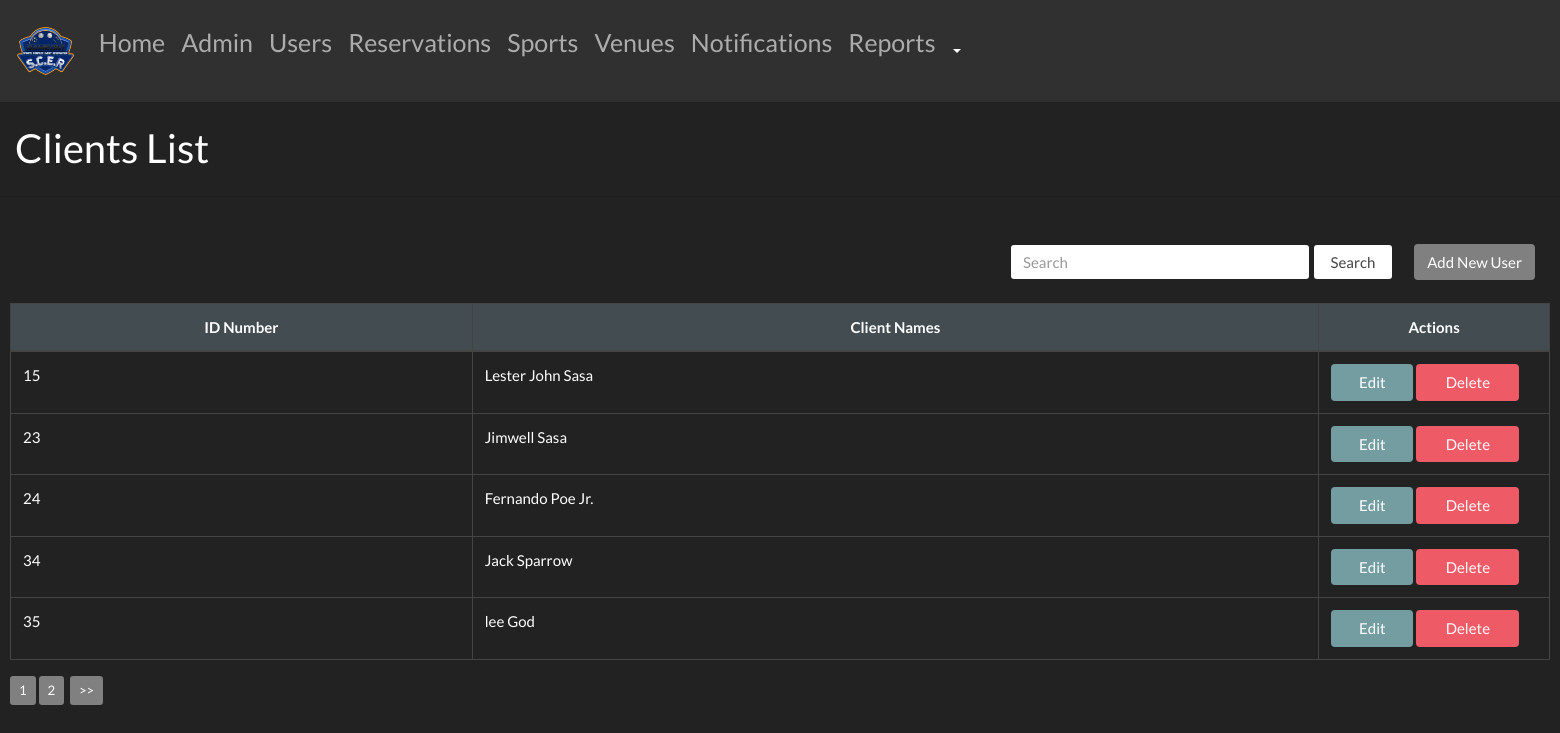
The app's page /admin/userActive.php (signed in) with its own data.
### tables this page shows
CREATE TABLE `users` (
  `IDnumber` int(30) NOT NULL,
  `firstName` varchar(50) NOT NULL,
  `middleName` varchar(50) NOT NULL,
  `lastName` varchar(50) NOT NULL,
  `address` varchar(50) NOT NULL,
  `contactNumber` varchar(50) NOT NULL,
  `username` varchar(20) NOT NULL,
  `password` varchar(50) NOT NULL,
  `dateadded` date NOT NULL DEFAULT '0000-00-00',
  `userType` varchar(50) NOT NULL DEFAULT 'User',
  `accStatus` varchar(50) NOT NULL DEFAULT 'Active'
);

### classes/users.php (called while the page is built, shortened)
<?php
class Users{
	private $conn;
	function __construct($db){
		$this->conn = $db;
	}
	function viewSearchResult($from_record_num, $records_per_page){
		$searchLike="%".$this->searchValue. "%";
		$query="SELECT * FROM users WHERE IDnumber LIKE ? OR firstName LIKE ? OR middleName LIKE ? OR lastName LIKE ? OR address LIKE ? ORDER BY IDnumber LIMIT {$from_record_num}, {$records_per_page}";
		$stmt=$this->conn->prepare($query);
		$stmt->bindparam(1,$searchLike);
		$stmt->bindParam(2,$searchLike);
		$stmt->bindParam(3,$searchLike);
		$stmt->bindParam(4,$searchLike);
		$stmt->bindParam(5,$searchLike);
		$stmt->execute();
		return $stmt;
	}
	public function countSearchResult(){
		$searchLike="%".$this->searchValue. "%";
		$query="SELECT * FROM users WHERE IDnumber LIKE ? OR firstName LIKE ? OR middleName LIKE ? OR lastName LIKE ? OR address LIKE ? ORDER BY IDnumber";
		$stmt=$this->conn->prepare($query);
		$stmt->bindparam(1,$searchLike);
		$stmt->bindParam(2,$searchLike);
		$stmt->bindParam(3,$searchLike);
		$stmt->bindParam(4,$searchLike);
		$stmt->bindParam(5,$searchLike);
		$stmt->execute();
$num=$stmt->rowCount();
		return $num;
	}
}
?>

### admin/paginConfig.php (called while the page is built)
<?php
$page=isset($_GET['page']) ? $_GET['page']:1;
$records_per_page=5;
$from_record_num=($records_per_page*$page)-$records_per_page;
?>

### admin/userActive.php (the view, shortened to what this page needs)
<?php
  include_once "header.php";
  include_once "../classes/users.php";
  include_once "paginConfig.php";
  $database = new Database();
  $db = $database->getConnection();
  $users = new Users($db);
  echo "
      <br>
      <h2 style='margin-left: 15px'>Clients List</h2>
        <hr class='my-4'>
        <div style='margin-left:10px;margin-right:10px '>
        <br>
        <div class='col-lg-12'>
          <a class='btn float-right' style='background-color:#808080; color:white' data-toggle='modal' data-target='#addUserModal'>Add New User</a>
         </div>
         <div class='form-inline'>
       <form action='user.php'>
       <input type='text' name='searchTextBox' class='form-control' placeholder='Search' style='width:300px;margin-left:1000px'>
       <button type='submit' class='form-control form-control-info' style='width:80px'>Search</button>
       </form>
       </div>
    </div>
    <br>";
    $users->searchValue=isset($_GET['searchTextBox']) ? $_GET['searchTextBox']: '';
    $stmt = $users->viewSearchResult($from_record_num, $records_per_page);
    $total_rows=$users->countSearchResult();
  if($total_rows>0){
  echo "<div style='margin-left:10px;margin-right:10px '>
      <table class='table table-hover table-bordered'>
      <thead>
        <tr class='text-center text-white' style='background-color:#424c51'>
        <th style='width:30%'>ID Number</th>
          <th style='width:55%'>Client Names</th>
          <th style='width:15%'>Actions</th>
        </tr>
      </thead>
      <tbody>";
      while ($row = $stmt->fetch(PDO::FETCH_ASSOC)){
        extract($row);
      echo "<tr>
      <td>{$IDnumber}</td>
          <td>{$firstName} {$lastName}</td>
          <td>
            <a class='btn btn update-object' style='background-color:#749da1; color:white; width:40%' update-id='{$IDnumber}'>Edit</a>
            <input type = 'button' class = 'btn btn deleteForm' style='color:white; background-color:#ee5a65; width:50%' value ='Delete' IDnumber = '{$IDnumber}'>
          </td>
        </tr>";
      }
    echo "</tbody>
        <div id='alert' class='alert alert-success' style='display:none'>
    <strong>Successfully added!</strong>
          </div>
      </table>";
    include_once 'paging.php';
    }
?>
    <?php include_once "userEdit.php"; ?>

### records on screen
users: IDnumber "15", firstName "Lester John", lastName "Sasa"
users: IDnumber "23", firstName "Jimwell", lastName "Sasa"
users: IDnumber "24", firstName "Fernando", lastName "Poe Jr."
users: IDnumber "34", firstName "Jack", lastName "Sparrow"
users: IDnumber "35", firstName "lee", lastName "God"
